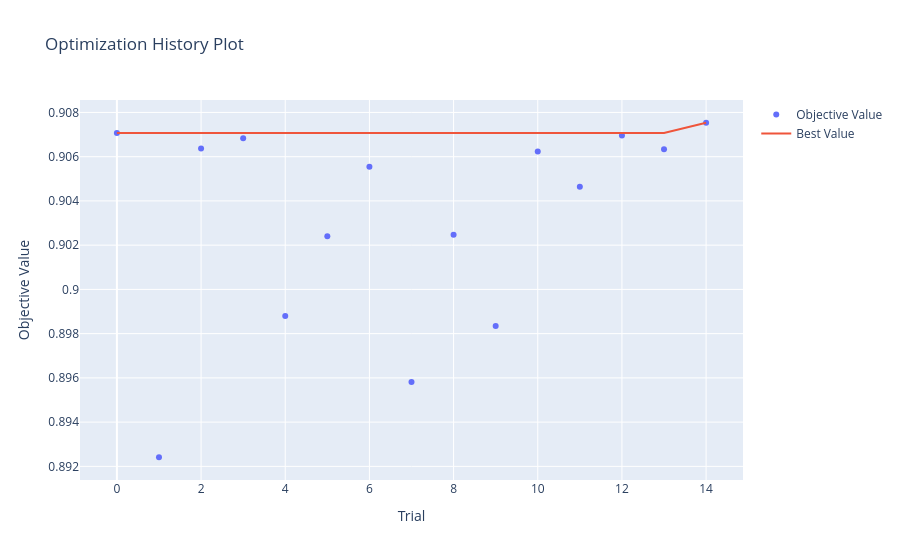
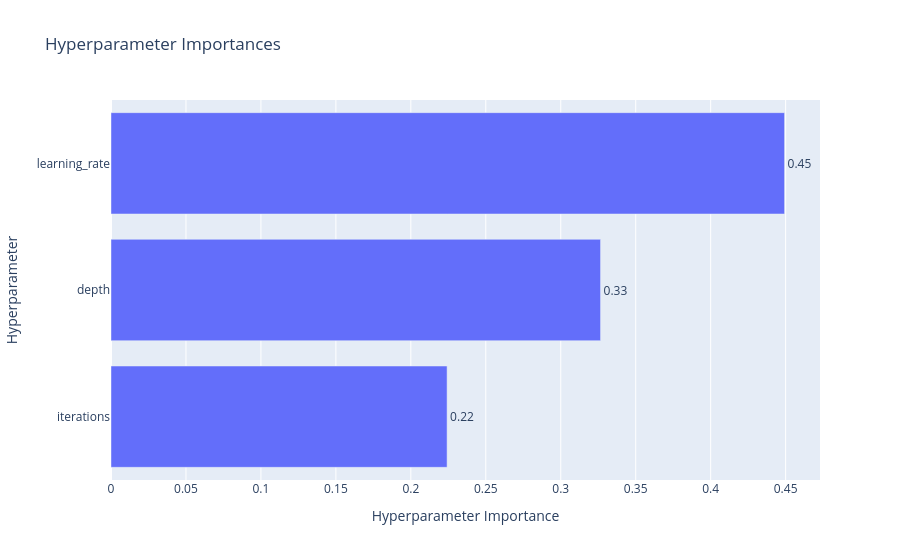

The notebook cell saved with these charts, in order:
### Markdown cell above
## 15. Optuna diagnostics

### Code cell
if best_model_name in studies:
    study = studies[best_model_name]
    try:
        optuna.visualization.plot_optimization_history(study).show()
        optuna.visualization.plot_param_importances(study).show()
    except Exception as e:
        print("Install plotly for Optuna charts: %pip install plotly")
        print(e)

### Figure 1 — Plotly figure (JSON) as saved in the notebook; plotly's stock layout.template omitted (floating-point values rounded to 4 significant figures)
{"data": [{"mode": "markers", "name": "Objective Value", "type": "scatter", "x": [0, 1, 2, 3, 4, 5, 6, 7, 8, 9, 10, 11, 12, 13, 14], "y": [0.9071, 0.8924, 0.9064, 0.9068, 0.8988, 0.9024, 0.9055, 0.8958, 0.9025, 0.8983, 0.9062, 0.9046, 0.907, 0.9063, 0.9075]}, {"mode": "lines", "name": "Best Value", "type": "scatter", "x": [0, 1, 2, 3, 4, 5, 6, 7, 8, 9, 10, 11, 12, 13, 14], "y": [0.9071, 0.9071, 0.9071, 0.9071, 0.9071, 0.9071, 0.9071, 0.9071, 0.9071, 0.9071, 0.9071, 0.9071, 0.9071, 0.9071, 0.9075]}, {"marker": {"color": "#cccccc"}, "mode": "markers", "name": "Infeasible Trial", "showlegend": false, "type": "scatter", "x": [], "y": []}], "layout": {"title": {"text": "Optimization History Plot"}, "xaxis": {"title": {"text": "Trial"}}, "yaxis": {"title": {"text": "Objective Value"}}}}

### Figure 2 — Plotly figure (JSON) as saved in the notebook; plotly's stock layout.template omitted (floating-point values rounded to 4 significant figures)
{"data": [{"cliponaxis": false, "hovertemplate": ["iterations (IntDistribution): 0.2241801694646795<extra></extra>", "depth (IntDistribution): 0.3265397809895718<extra></extra>", "learning_rate (FloatDistribution): 0.4492800495457487<extra></extra>"], "name": "Objective Value", "orientation": "h", "text": ["0.22", "0.33", "0.45"], "textposition": "outside", "type": "bar", "x": [0.2242, 0.3265, 0.4493], "y": ["iterations", "depth", "learning_rate"]}], "layout": {"title": {"text": "Hyperparameter Importances"}, "xaxis": {"title": {"text": "Hyperparameter Importance"}}, "yaxis": {"title": {"text": "Hyperparameter"}}}}
